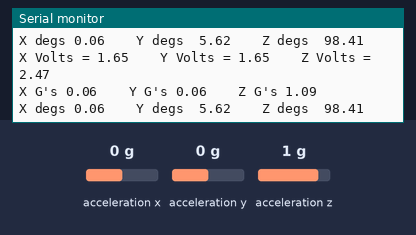
The sketch below on a simulated Arduino Zero (SAMD21). On the bench: the last lines printed to the serial monitor. The inputs (shaded band) are chosen by the test bench; at power-on: acceleration x 0 g, acceleration y 0 g, acceleration z 1 g.

Above: at 1.2 s.
1.3 s: acceleration x set to -1.4 g
At 1.57 s:
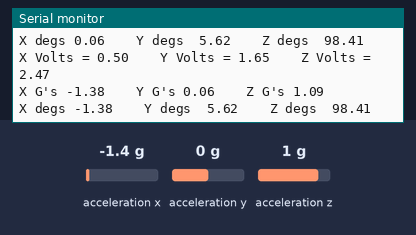
2.8 s: acceleration y set to -1.4 g
At 2.99 s:
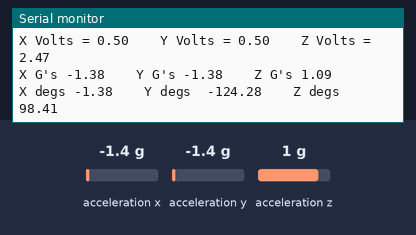
4.3 s: acceleration z set to -1.4 g
At 4.61 s:
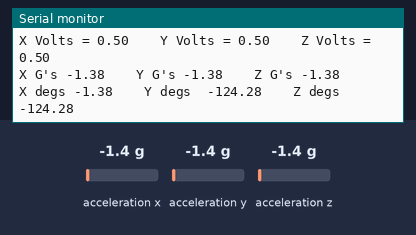

The sketch:

part2.ino
```cpp
// Basic demo for accelerometer readings from Adafruit LIS3DH

#include <Wire.h>
#include <SPI.h>
#include <Adafruit_LIS3DH.h>
#include <Adafruit_Sensor.h>

// Used for software SPI
#define LIS3DH_CLK 13
#define LIS3DH_MISO 12
#define LIS3DH_MOSI 11
// Used for hardware & software SPI
#define LIS3DH_CS 10

// software SPI
//Adafruit_LIS3DH lis = Adafruit_LIS3DH(LIS3DH_CS, LIS3DH_MOSI, LIS3DH_MISO, LIS3DH_CLK);
// hardware SPI
//Adafruit_LIS3DH lis = Adafruit_LIS3DH(LIS3DH_CS);
// I2C
Adafruit_LIS3DH lis = Adafruit_LIS3DH();

#if defined(ARDUINO_ARCH_SAMD)
// for Zero, output on USB Serial console, remove line below if using programming port to program the Zero!
   #define Serial SerialUSB
#endif

float x_volt, y_volt, z_volt;
float x_g, y_g, z_g;
float x_deg, y_deg, z_deg;


void setup(void) {
#ifndef ESP8266
  while (!Serial);     // will pause Zero, Leonardo, etc until serial console opens
#endif

  Serial.begin(9600);
  Serial.println("LIS3DH test!");

  if (! lis.begin(0x18)) {   // change this to 0x19 for alternative i2c address
    Serial.println("Couldnt start");
    while (1);
  }
  Serial.println("LIS3DH found!");

  lis.setRange(LIS3DH_RANGE_2_G);   // 2, 4, 8 or 16 G!

  Serial.print("Range = "); Serial.print(2 << lis.getRange());
  Serial.println("G");
}

void loop() {
  lis.read();      // get X Y and Z data at once in bits

  // Then print out the raw data
//  Serial.print("X:  "); Serial.print(lis.x);
//  Serial.print("  \tY:  "); Serial.print(lis.y);
//  Serial.print("  \tZ:  "); Serial.print(lis.z);

// Convert from bits to volts. 3.3V input to accel, 2^15 bits read by accel with sign bit excluded
// b is +1.65 to account for FSR/2 = 3.3/2
// should be reading about 2.4V for 1G, 0.8V for -1G, and 1.65V for 0G
  x_volt = (3.3/65536) * lis.x + 1.65;
  y_volt = (3.3/65536) * lis.y + 1.65;
  z_volt = (3.3/65536) * lis.z + 1.65;

// Convert from volts to g's using volt values read at 0,1,-1 g's for each axis
  x_g = (x_volt)/0.8 - 2;
  y_g = (y_volt)/0.8 - 2;
  z_g = (z_volt)/0.8 - 2;

// Convert from g's to degrees
  x_deg = 90*x_g;
  y_deg = 90*y_g;
  z_deg = 90*z_g;


// Print out in readable format
Serial.print("X Volts = ");
Serial.print(x_volt);
Serial.print("  \tY Volts = ");
Serial.print(y_volt);
Serial.print("  \tZ Volts = ");
Serial.println(z_volt);

Serial.print("X G's ");
Serial.print(x_g);
Serial.print("  \tY G's ");
Serial.print(y_g);
Serial.print("  \tZ G's ");
Serial.println(z_g);

Serial.print("X degs ");
Serial.print(x_g);
Serial.print("  \tY degs  ");
Serial.print(y_deg);
Serial.print("  \tZ degs  ");
Serial.println(z_deg);

  /* Or....get a new sensor event, normalized */
  sensors_event_t event;
  lis.getEvent(&event);

  /* Display the results (acceleration is measured in m/s^2) */
//  Serial.print("X Volts = "); Serial.print(z_volt);
//  Serial.print("  \tY Volts =  "); Serial.print(z_volt);
//  Serial.print("  \tZ Volts =   "); Serial.print(z_volt);
//  Serial.print("\tX: "); Serial.print(event.acceleration.x);
//  Serial.print(" \tY: "); Serial.print(event.acceleration.y);
//  Serial.print(" \tZ: "); Serial.print(event.acceleration.z);
  //Serial.println(" m/s^2 ");

  Serial.println();

  delay(200);
}
```

Measured:
- after the input at 1.3 s, the serial monitor: prints a new line after 0.12 s (image 1)
- after the input at 2.8 s, the serial monitor: prints a new line at once (image 2)
- after the input at 4.3 s, the serial monitor: prints a new line after 0.15 s (image 3)
